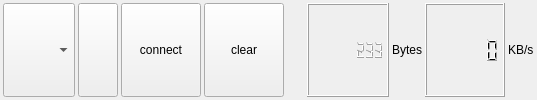
         <widget class="QWidget" name="page_6">
          <property name="sizePolicy">
           <sizepolicy hsizetype="Preferred" vsizetype="Preferred">
            <horstretch>0</horstretch>
            <verstretch>0</verstretch>
           </sizepolicy>
          </property>
          <property name="minimumSize">
           <size>
            <width>0</width>
            <height>0</height>
           </size>
          </property>
          <property name="maximumSize">
           <size>
            <width>16777215</width>
            <height>16777215</height>
           </size>
          </property>
          <layout class="QHBoxLayout" name="horizontalLayout_11">
           <property name="spacing">
            <number>3</number>
           </property>
           <property name="leftMargin">
            <number>3</number>
           </property>
           <property name="topMargin">
            <number>3</number>
           </property>
           <property name="rightMargin">
            <number>3</number>
           </property>
           <property name="bottomMargin">
            <number>3</number>
           </property>
           <item>
            <widget class="QComboBox" name="portComboBox">
             <property name="sizePolicy">
              <sizepolicy hsizetype="Expanding" vsizetype="Expanding">
               <horstretch>0</horstretch>
               <verstretch>0</verstretch>
              </sizepolicy>
             </property>
             <property name="maximumSize">
              <size>
               <width>16777215</width>
               <height>16777215</height>
              </size>
             </property>
            </widget>
           </item>
           <item>
            <widget class="QPushButton" name="refreshPortsButton">
             <property name="sizePolicy">
              <sizepolicy hsizetype="Minimum" vsizetype="Ignored">
               <horstretch>0</horstretch>
               <verstretch>0</verstretch>
              </sizepolicy>
             </property>
             <property name="text">
              <string/>
             </property>
             <property name="icon">
              <iconset>
               <normaloff>:/images/rotate.png</normaloff>:/images/rotate.png</iconset>
             </property>
             <property name="iconSize">
              <size>
               <width>32</width>
               <height>32</height>
              </size>
             </property>
            </widget>
           </item>
           <item>
            <widget class="QPushButton" name="connectButton">
             <property name="sizePolicy">
              <sizepolicy hsizetype="Minimum" vsizetype="Expanding">
               <horstretch>0</horstretch>
               <verstretch>0</verstretch>
              </sizepolicy>
             </property>
             <property name="text">
              <string>connect</string>
             </property>
            </widget>
           </item>
           <item>
            <widget class="QPushButton" name="pushClear">
             <property name="sizePolicy">
              <sizepolicy hsizetype="Minimum" vsizetype="Expanding">
               <horstretch>0</horstretch>
               <verstretch>0</verstretch>
              </sizepolicy>
             </property>
             <property name="text">
              <string>clear</string>
             </property>
            </widget>
           </item>
           <item>
            <spacer name="horizontalSpacer">
             <property name="orientation">
              <enum>Qt::Horizontal</enum>
             </property>
             <property name="sizeType">
              <enum>QSizePolicy::Minimum</enum>
             </property>
             <property name="sizeHint" stdset="0">
              <size>
               <width>20</width>
               <height>13</height>
              </size>
             </property>
            </spacer>
           </item>
           <item>
            <widget class="QLCDNumber" name="lcdBytes">
             <property name="sizePolicy">
              <sizepolicy hsizetype="Fixed" vsizetype="Minimum">
               <horstretch>0</horstretch>
               <verstretch>0</verstretch>
              </sizepolicy>
             </property>
             <property name="smallDecimalPoint">
              <bool>true</bool>
             </property>
             <property name="digitCount">
              <number>8</number>
             </property>
             <property name="value" stdset="0">
              <double>233.000000000000000</double>
             </property>
             <property name="intValue" stdset="0">
              <number>233</number>
             </property>
            </widget>
           </item>
           <item>
            <widget class="QLabel" name="label">
             <property name="maximumSize">
              <size>
               <width>16777215</width>
               <height>30</height>
              </size>
             </property>
             <property name="text">
              <string>Bytes</string>
             </property>
            </widget>
           </item>
           <item>
            <widget class="QLCDNumber" name="lcdBytesSpeed">
             <property name="minimumSize">
              <size>
               <width>80</width>
               <height>0</height>
              </size>
             </property>
             <property name="sizeIncrement">
              <size>
               <width>80</width>
               <height>0</height>
              </size>
             </property>
             <property name="baseSize">
              <size>
               <width>80</width>
               <height>0</height>
              </size>
             </property>
             <property name="smallDecimalPoint">
              <bool>true</bool>
             </property>
             <property name="digitCount">
              <number>5</number>
             </property>
             <property name="value" stdset="0">
              <double>0.000000000000000</double>
             </property>
            </widget>
           </item>
           <item>
            <widget class="QLabel" name="labelSpeed">
             <property name="maximumSize">
              <size>
               <width>16777215</width>
               <height>30</height>
              </size>
             </property>
             <property name="text">
              <string>KB/s</string>
             </property>
            </widget>
           </item>
          </layout>
         </widget>
